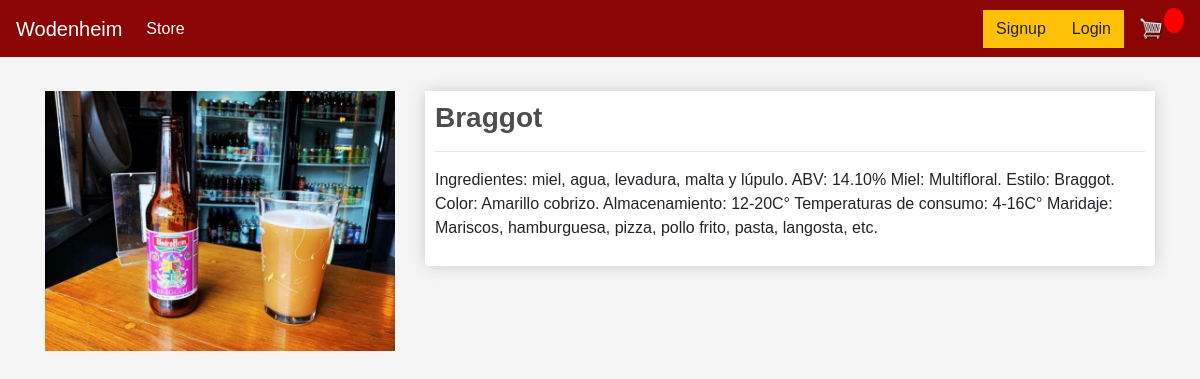
Screenshot of /products/2/ with the database file from the repository.
### store/models.py (models this page shows, shortened)
class Product(models.Model):
    name = models.CharField(max_length=200, null=True)
    price = models.DecimalField(max_digits=7, decimal_places=2)
    digital = models.BooleanField(default=False, null=True, blank=False)
    image = models.ImageField(null=True, blank=True)
    description = models.TextField(blank=True, null=True)

### store/views.py (the view)
# urls.py: path('products/<int:product_id>/', views.product_detail, name='product_detail'),
def product_detail(request, product_id):
    product = get_object_or_404(Product, pk=product_id)
    return render(request, 'store/product_detail.html', {'product': product})

### store/templates/store/product_detail.html
{% extends 'store/main.html' %}
{% load static %}
{% block content %}
<div class="row">
    <div class="col-lg-4">
        <img class="img-fluid float-left mr-3" src="{{product.image.url}}">
    </div>
    <div class="col-lg-8">
        <div class="box-element product">
            <h3 class="font-weight-bold">{{product.name}}</h3>
            <hr>
            <p>{{product.description}}</p>
        </div>
    </div>
</div>
{% endblock content %}

### store/static/css/main.css (style rules this page uses)
body { background-color: hsl(0, 0%, 98%); margin: 0; padding: 0; font-family: Arial, sans-serif; background-color: #f5f5f5; }
h1,h2,h3,h4,h5,h6 { color:hsl(0, 0%, 30%); }
.box-element { box-shadow:hsl(0, 0%, 80%) 0 0 16px; background-color: #fff; border-radius: 4px; padding: 10px; }
.product { border-radius: 0 0 4px 4px; }
.col-lg-4, .col-lg-6, .col-lg-8, .col-lg-12 { margin-top: 10px; }

### rows the page displays
Product: image (picture), name "Braggot", description "Ingredientes: miel, agua, levadura, malta y lúpulo. ABV: 14.10% Miel: Multifloral. Estilo: Braggot. Color: Amarillo cobrizo. Almacenamiento: 12-20C° Temperaturas de consumo: 4-16C° Maridaje: Mariscos, hamburguesa, pizza, pollo frito, pasta, langosta, etc."
